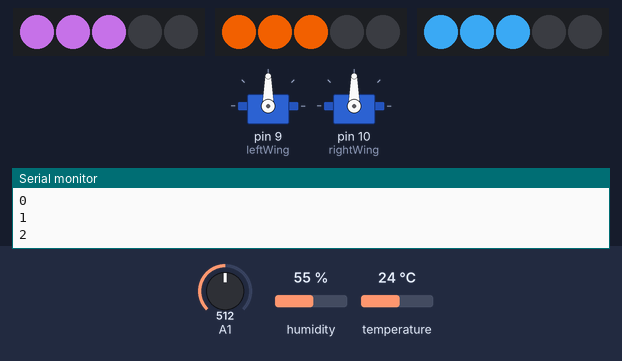
Bench run of a sketch on a simulated Arduino Uno, built with avr-gcc and run on an emulated ATmega328P. On the bench: 2 × servo, 3 × 5 RGB LEDs in strip order, left to right, the last lines printed to the serial monitor. The inputs (shaded band) are chosen by the test bench; at power-on: humidity 55 %, A1 = 512, temperature 24 °C. Dim RGB values are drawn brighter than linear.

Above: at 1.2 s.
1.3 s: humidity set to 88 %
At 2.1 s:
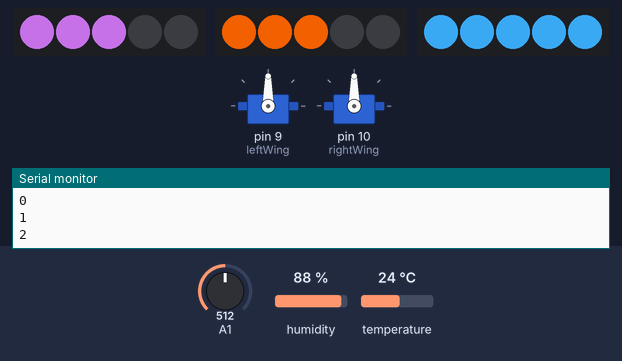
3.2 s: A1 set to 1013
At 4.5 s:
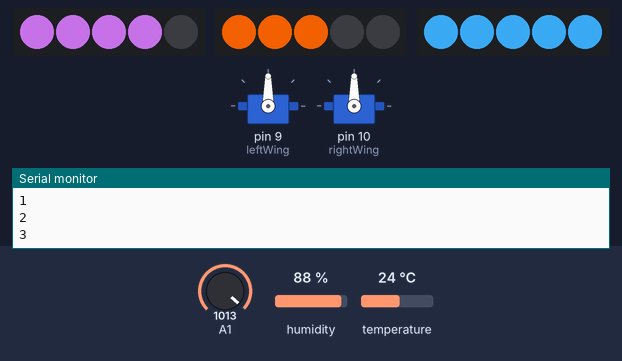
4.9 s: A1 set to 1023
At 6.2 s:
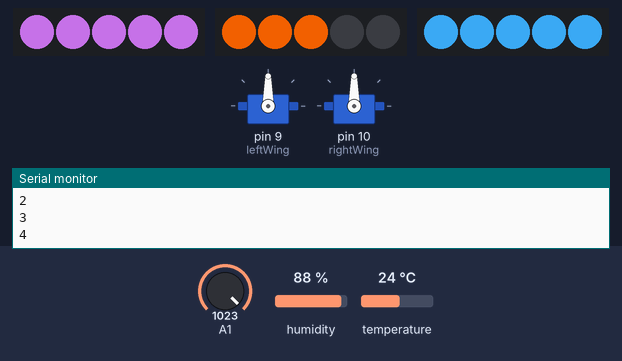
6.5 s: temperature set to 12 °C
At 7.7 s:
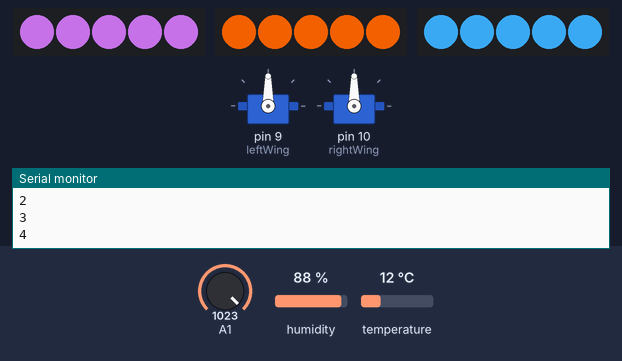
8.2 s: A1 set to 340
At 9.3 s:
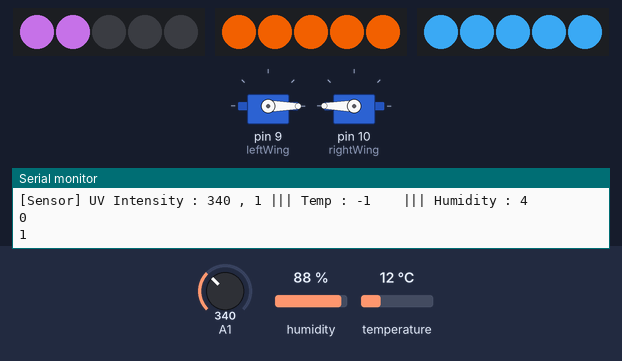
9.9 s: humidity set to 22 %
At 10.9 s:
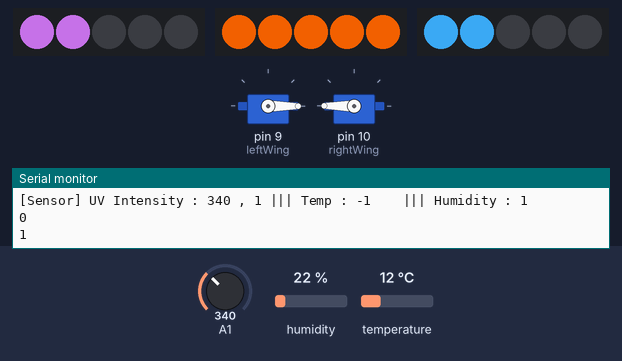
Timing chart, 0 to 12.6 s (numbered marks = the images above; inputs shaded):
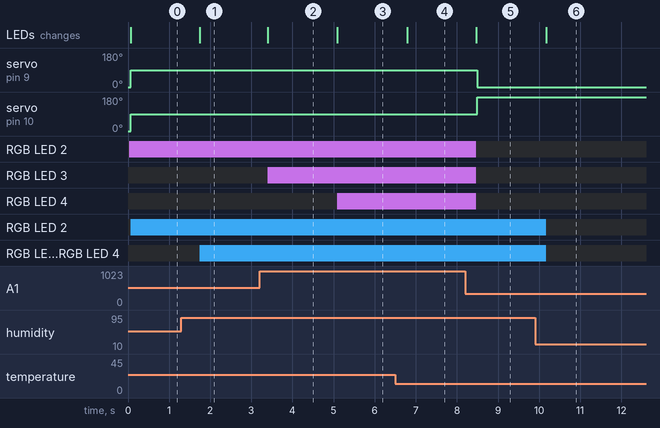

The sketch:

cap.ino
```cpp
#include <Adafruit_NeoPixel.h>
#include <dht11.h>
#include <Servo.h>
dht11 DHT11;

#define DHT11PIN 3
Servo leftWing, rightWing;
int pos = 0;

//const int ledPin = 13;      // led connected to digital pin 13

const int UVOUT = A1; //Output from the sensor
const int REF_3V3 = A0; //3.3V power on the Arduino board


const int threshold = 100;  // threshold value to decide when the detected sound is a knock or not


// these variables will change:
int tempersature_read = 0;      // variable to store the value read from the sensor pin
int vibration_read = 0;
int air_read = 0;
int uv_read = 0;
int ledState = LOW;         // variable used to store the last LED status, to toggle the light

int debugEnable = 1;

Adafruit_NeoPixel ledA = Adafruit_NeoPixel(5, 8, NEO_GRB + NEO_KHZ800);
Adafruit_NeoPixel ledB = Adafruit_NeoPixel(5,11,NEO_GRB + NEO_KHZ800);
Adafruit_NeoPixel ledC = Adafruit_NeoPixel(5,12, NEO_GRB + NEO_KHZ800);

uint16_t ledA_level=0;


void setup(){

  leftWing.attach(9);  // attaches the servo on pin 9 to the servo object
  rightWing.attach(10);  // attaches the servo on pin 10 to the servo object

  rightWing.write(0);
  leftWing.write(0);

 ledA.begin();
 ledA.show();
 ledB.begin();
 ledB.show();
 ledC.begin();
 ledC.show();
 pinMode(8,OUTPUT);
 pinMode(11,OUTPUT);
 pinMode(12,OUTPUT);
 Serial.begin(115200);       // use the serial port
}

void setLedA(int ledID, uint16_t level) {
  if(ledID==1) {
  for(uint16_t i=0; i<ledA.numPixels(); i++) {
    if(i<=level) {
      Serial.println(i);
      ledA.setPixelColor(i, ledA.Color(155, 89, 182));
    } else {
      ledA.setPixelColor(i, ledA.Color(0,0,0));
    }

  }
  ledA.show();
  delay(10);
  } else if(ledID==2) {
  for(uint16_t i=0; i<ledB.numPixels(); i++) {
    if(i<=level) {
      ledB.setPixelColor(i, ledB.Color(211, 84, 0));
    } else {
      ledB.setPixelColor(i, ledB.Color(0,0,0));
    }

  }
  ledB.show();
  delay(10);
  } else if(ledID==3) {
  for(uint16_t i=0; i<ledC.numPixels(); i++) {
    if(i<=level) {
      ledC.setPixelColor(i, ledC.Color(52, 152, 219));
    } else {
      ledC.setPixelColor(i, ledC.Color(0,0,0));
    }

  }
  ledC.show();
  delay(10);
  }


}

int readDHT11() {
   int chk = DHT11.read(DHT11PIN);

  Serial.print("Read sensor: ");
  int dataOK=0;
  switch (chk)
  {
    case DHTLIB_OK:
		Serial.println("OK");
		dataOK = 1;
                break;
    case DHTLIB_ERROR_CHECKSUM:
		Serial.println("Checksum error");
		break;
    case DHTLIB_ERROR_TIMEOUT:
		Serial.println("Time out error");
		break;
    default:
		Serial.println("Unknown error");
		break;
  }
  if(dataOK) {
  Serial.print("Humidity (%): ");
  Serial.println((float)DHT11.humidity, 2);

  Serial.print("Temperature (°C): ");
  Serial.println((float)DHT11.temperature, 2);
  }
  return dataOK;


}

void loop() {
  // read the sensor and store it in the variable sensorReading:

  int DHTReady=0;

   int uvLevel_raw = averageAnalogRead(UVOUT);
  int refLevel = 1023;//averageAnalogRead(REF_3V3);

  //Use the 3.3V power pin as a reference to get a very accurate output value from sensor
  //float outputVoltage = 3.3 / refLevel * uvLevel;
  float outputVoltage = uvLevel_raw;
  float uvIntensity = map(uvLevel_raw, 1, 1023, 1, 4);
  //float uvIntensity = mapfloat(outputVoltage, 0.99, 2.8, 1, 4); //Convert the voltage to a UV intensity level
  int uvlevel = uvIntensity;
  int temperature = -1;
  int humidity = -1;
   DHTReady = readDHT11();

  if(debugEnable && DHTReady) {
    temperature =  map(DHT11.temperature,20,30,1,4);
    humidity = map(DHT11.humidity, 20,80,1,4);

    Serial.print("[Sensor] ");
    Serial.print("UV Intensity : ");
    Serial.print(uvLevel_raw);
    Serial.print(" , ");
    Serial.print(uvlevel);
    Serial.print(" ||| Temp : ");
    Serial.print(temperature);
    Serial.print("   ");
    Serial.print(" ||| Humidity : ");
    Serial.print(humidity);
    Serial.println("");


    /*setLedA(1, 3);
    setLedA(2, 3);
    setLedA(3, 3);*/

    setLedA(1, uvlevel);
    setLedA(2, temperature);
    setLedA(3, humidity);

    if(uvLevel_raw > 350)
    {
      leftWing.write(90);
      rightWing.write(90);
    }
    else if(uvLevel_raw < 350)
    {
      leftWing.write(0);
      rightWing.write(180);
    }
  }

    delay(500);
}


int averageAnalogRead(int pinToRead)
{
  byte numberOfReadings = 8;
  unsigned int runningValue = 0;

  for(int x = 0 ; x < numberOfReadings ; x++)
    runningValue += analogRead(pinToRead);
  runningValue /= numberOfReadings;

  return(runningValue);
}

//The Arduino Map function but for floats
//From: http://forum.arduino.cc/index.php?topic=3922.0
float mapfloat(float x, float in_min, float in_max, float out_min, float out_max)
{
  return (x - in_min) * (out_max - out_min) / (in_max - in_min) + out_min;
}
```

Measured:
- the behaviour switches between 1022 and 1023 on A1 (found by bisection; images 2 and 3)
- after the input at 1.3 s, RGB LED 3, RGB LED 4: off → RGB(52, 152, 219) after 0.44 s; the LEDs: change after 0.44 s (image 1)
- after the input at 3.2 s, RGB LED 3: off → RGB(155, 89, 182) after 0.20 s; the LEDs: change after 0.20 s (image 2)
- after the input at 4.9 s, RGB LED 4: off → RGB(155, 89, 182) after 0.19 s; the LEDs: change after 0.19 s (image 3)
- after the input at 6.5 s, the LEDs: change after 0.29 s (image 4)
- after the input at 8.2 s, servo on pin 9 (leftWing): 90° → 0° after 0.30 s; servo on pin 10 (rightWing): 90° → 180° after 0.30 s; RGB LED 2–4: RGB(155, 89, 182) → off after 0.27 s; the LEDs: change after 0.27 s (image 5)
- after the input at 9.9 s, RGB LED 2–4: RGB(52, 152, 219) → off after 0.27 s; the LEDs: change after 0.27 s (image 6)
